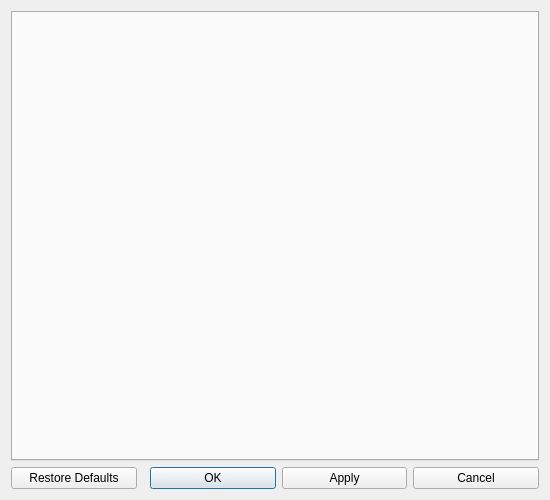
<?xml version="1.0" encoding="UTF-8"?>
<!--
 QLTOTapeMan - Qt-based LTO Tape Manager

 Copyright (c) 2026 Jeffrey ZHU (zhxsh1225@gmail.com)
 https://github.com/Gypsop/QLTOTapeMan
-->
<ui version="4.0">
 <class>SettingsDialog</class>
 <widget class="QDialog" name="SettingsDialog">
  <property name="geometry">
   <rect>
    <x>0</x>
    <y>0</y>
    <width>550</width>
    <height>500</height>
   </rect>
  </property>
  <property name="windowTitle">
   <string>Settings</string>
  </property>
  <property name="modal">
   <bool>true</bool>
  </property>
  <layout class="QVBoxLayout" name="mainLayout">
   <item>
    <widget class="QTabWidget" name="tabWidget">
     <property name="currentIndex">
      <number>0</number>
     </property>
    </widget>
   </item>
   <item>
    <layout class="QHBoxLayout" name="buttonLayout">
     <item>
      <widget class="QPushButton" name="defaultsButton">
       <property name="text">
        <string>Restore Defaults</string>
       </property>
      </widget>
     </item>
     <item>
      <spacer name="buttonSpacer">
       <property name="orientation">
        <enum>Qt::Horizontal</enum>
       </property>
      </spacer>
     </item>
     <item>
      <widget class="QPushButton" name="okButton">
       <property name="text">
        <string>OK</string>
       </property>
       <property name="default">
        <bool>true</bool>
       </property>
      </widget>
     </item>
     <item>
      <widget class="QPushButton" name="applyButton">
       <property name="text">
        <string>Apply</string>
       </property>
      </widget>
     </item>
     <item>
      <widget class="QPushButton" name="cancelButton">
       <property name="text">
        <string>Cancel</string>
       </property>
      </widget>
     </item>
    </layout>
   </item>
  </layout>
 </widget>
 <resources/>
 <connections>
  <connection>
   <sender>okButton</sender>
   <signal>clicked()</signal>
   <receiver>SettingsDialog</receiver>
   <slot>accept()</slot>
  </connection>
  <connection>
   <sender>cancelButton</sender>
   <signal>clicked()</signal>
   <receiver>SettingsDialog</receiver>
   <slot>reject()</slot>
  </connection>
 </connections>
</ui>
